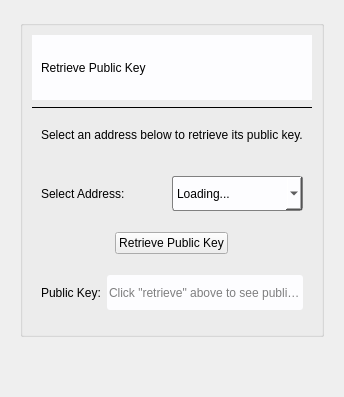
         <widget class="QWidget" name="pubkey_page">
          <layout class="QGridLayout" name="gridLayout_61">
           <item row="0" column="0">
            <widget class="QFrame" name="frame_42">
             <property name="frameShape">
              <enum>QFrame::NoFrame</enum>
             </property>
             <property name="frameShadow">
              <enum>QFrame::Raised</enum>
             </property>
             <layout class="QGridLayout" name="gridLayout_75">
              <item row="0" column="0">
               <widget class="QGroupBox" name="groupBox_14">
                <property name="title">
                 <string/>
                </property>
                <layout class="QGridLayout" name="gridLayout_76">
                 <item row="3" column="0" alignment="Qt::AlignVCenter">
                  <widget class="QFrame" name="frame_56">
                   <property name="minimumSize">
                    <size>
                     <width>0</width>
                     <height>65</height>
                    </size>
                   </property>
                   <property name="maximumSize">
                    <size>
                     <width>16777215</width>
                     <height>65</height>
                    </size>
                   </property>
                   <property name="styleSheet">
                    <string notr="true">border-radius: 3px;
QFrame#frame_56{border-radius: 3px;}
</string>
                   </property>
                   <property name="frameShape">
                    <enum>QFrame::NoFrame</enum>
                   </property>
                   <property name="frameShadow">
                    <enum>QFrame::Raised</enum>
                   </property>
                   <layout class="QGridLayout" name="gridLayout_79">
                    <item row="0" column="0">
                     <widget class="QLabel" name="label_38">
                      <property name="minimumSize">
                       <size>
                        <width>125</width>
                        <height>0</height>
                       </size>
                      </property>
                      <property name="maximumSize">
                       <size>
                        <width>125</width>
                        <height>16777215</height>
                       </size>
                      </property>
                      <property name="styleSheet">
                       <string notr="true">font: 16pt 'Helvetica';
</string>
                      </property>
                      <property name="text">
                       <string>Select Address:</string>
                      </property>
                     </widget>
                    </item>
                    <item row="0" column="1">
                     <widget class="QComboBox" name="addr_combo">
                      <property name="minimumSize">
                       <size>
                        <width>0</width>
                        <height>35</height>
                       </size>
                      </property>
                      <property name="maximumSize">
                       <size>
                        <width>16777215</width>
                        <height>35</height>
                       </size>
                      </property>
                      <property name="toolTip">
                       <string>Select address for which you wish to get the public key.</string>
                      </property>
                      <property name="styleSheet">
                       <string notr="true">border-radius: 3px; 
border: 1px solid gray;
background-color: rgb(253, 253, 255);
selection-color: blue;</string>
                      </property>
                      <item>
                       <property name="text">
                        <string>Loading...</string>
                       </property>
                      </item>
                     </widget>
                    </item>
                   </layout>
                  </widget>
                 </item>
                 <item row="0" column="0">
                  <widget class="QFrame" name="frame_55">
                   <property name="minimumSize">
                    <size>
                     <width>0</width>
                     <height>65</height>
                    </size>
                   </property>
                   <property name="maximumSize">
                    <size>
                     <width>16777215</width>
                     <height>65</height>
                    </size>
                   </property>
                   <property name="styleSheet">
                    <string notr="true">background-color: rgb(253, 253, 255);
font: 24pt &quot;Helvetica&quot;;</string>
                   </property>
                   <property name="frameShape">
                    <enum>QFrame::NoFrame</enum>
                   </property>
                   <property name="frameShadow">
                    <enum>QFrame::Raised</enum>
                   </property>
                   <layout class="QGridLayout" name="gridLayout_77">
                    <item row="0" column="0">
                     <widget class="QLabel" name="label_36">
                      <property name="text">
                       <string>Retrieve Public Key</string>
                      </property>
                     </widget>
                    </item>
                   </layout>
                  </widget>
                 </item>
                 <item row="5" column="0">
                  <widget class="QFrame" name="frame_58">
                   <property name="minimumSize">
                    <size>
                     <width>0</width>
                     <height>65</height>
                    </size>
                   </property>
                   <property name="maximumSize">
                    <size>
                     <width>16777215</width>
                     <height>65</height>
                    </size>
                   </property>
                   <property name="styleSheet">
                    <string notr="true">border-radius: 3px;
</string>
                   </property>
                   <property name="frameShape">
                    <enum>QFrame::NoFrame</enum>
                   </property>
                   <property name="frameShadow">
                    <enum>QFrame::Raised</enum>
                   </property>
                   <layout class="QGridLayout" name="gridLayout_80">
                    <item row="0" column="0">
                     <widget class="QLabel" name="label_39">
                      <property name="styleSheet">
                       <string notr="true">font: 16pt 'Helvetica';</string>
                      </property>
                      <property name="text">
                       <string>Public Key:</string>
                      </property>
                     </widget>
                    </item>
                    <item row="0" column="1">
                     <widget class="QLineEdit" name="pk_line">
                      <property name="minimumSize">
                       <size>
                        <width>0</width>
                        <height>35</height>
                       </size>
                      </property>
                      <property name="maximumSize">
                       <size>
                        <width>16777215</width>
                        <height>35</height>
                       </size>
                      </property>
                      <property name="toolTip">
                       <string>Your public key.
</string>
                      </property>
                      <property name="styleSheet">
                       <string notr="true">background-color: rgb(253, 253, 255);</string>
                      </property>
                      <property name="placeholderText">
                       <string>Click &quot;retrieve&quot; above to see public key</string>
                      </property>
                     </widget>
                    </item>
                   </layout>
                  </widget>
                 </item>
                 <item row="4" column="0" alignment="Qt::AlignHCenter">
                  <widget class="QPushButton" name="rtr_pubk_btn">
                   <property name="text">
                    <string>Retrieve Public Key</string>
                   </property>
                  </widget>
                 </item>
                 <item row="1" column="0">
                  <widget class="Line" name="line_16">
                   <property name="frameShadow">
                    <enum>QFrame::Plain</enum>
                   </property>
                   <property name="orientation">
                    <enum>Qt::Horizontal</enum>
                   </property>
                  </widget>
                 </item>
                 <item row="2" column="0">
                  <widget class="QFrame" name="frame_57">
                   <property name="minimumSize">
                    <size>
                     <width>0</width>
                     <height>40</height>
                    </size>
                   </property>
                   <property name="maximumSize">
                    <size>
                     <width>16777215</width>
                     <height>40</height>
                    </size>
                   </property>
                   <property name="styleSheet">
                    <string notr="true">border-radius:3px;
QFrame#frame_57{border-radius: 3px;}
</string>
                   </property>
                   <property name="frameShape">
                    <enum>QFrame::NoFrame</enum>
                   </property>
                   <property name="frameShadow">
                    <enum>QFrame::Raised</enum>
                   </property>
                   <layout class="QGridLayout" name="gridLayout_78">
                    <property name="topMargin">
                     <number>0</number>
                    </property>
                    <property name="bottomMargin">
                     <number>0</number>
                    </property>
                    <item row="0" column="0">
                     <widget class="QLabel" name="label_37">
                      <property name="styleSheet">
                       <string notr="true">font: 16pt 'Helvetica';
background-color: rgba(255, 255, 255, 0);
</string>
                      </property>
                      <property name="text">
                       <string>Select an address below to retrieve its public key.</string>
                      </property>
                      <property name="indent">
                       <number>0</number>
                      </property>
                     </widget>
                    </item>
                   </layout>
                  </widget>
                 </item>
                </layout>
               </widget>
              </item>
              <item row="1" column="0">
               <spacer name="verticalSpacer_7">
                <property name="orientation">
                 <enum>Qt::Vertical</enum>
                </property>
                <property name="sizeHint" stdset="0">
                 <size>
                  <width>20</width>
                  <height>40</height>
                 </size>
                </property>
               </spacer>
              </item>
             </layout>
            </widget>
           </item>
          </layout>
         </widget>
